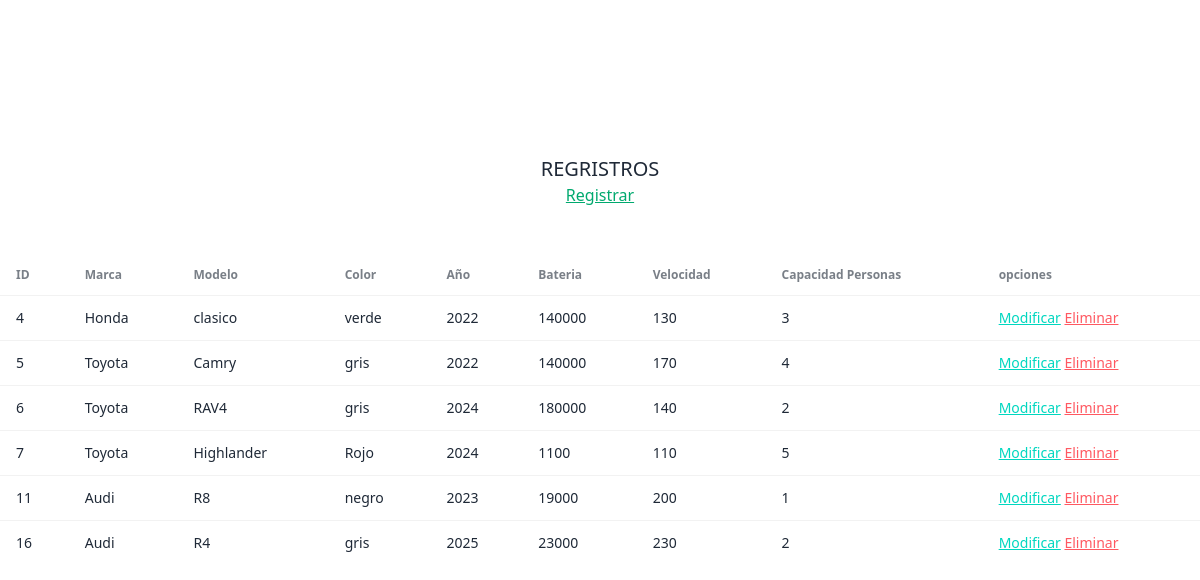
The page / on the database its author committed.
### tables this page shows
CREATE TABLE `vehiculos` (
  `id` int(10) NOT NULL,
  `marca` varchar(50) NOT NULL,
  `modelo` varchar(50) NOT NULL,
  `color` varchar(50) NOT NULL,
  `año` varchar(4) NOT NULL,
  `bateria` int(10) NOT NULL,
  `velocidad` int(3) NOT NULL,
  `capacidad` int(2) NOT NULL
);

### conf/conf.php (called while the page is built, shortened)
<?php
class ConnectionBD {
    private $servidor;
    private $usuario;
    private $contraseña;
    private $db;
    public function __construct($servidor, $usuario, $contraseña, $db){
        $this->servidor = $servidor;
        $this->usuario = $usuario;
        $this->contraseña = $contraseña;
        $this->db = $db;
    }
    public function conectar(){
        $this->conexion = new mysqli($this->servidor, $this->usuario, $this->contraseña, $this->db);
    }
}
$conexion = new ConnectionBD('localhost','root','','concensionario');

### datos.php (called while the page is built, shortened)
<?php
include_once('conf/conf.php');
class Concensionario{
    public $conexion;
    public function __construct($conexion){
        $this->conexion = $conexion;
    }
    public function select(){
        $consulta_select = 'SELECT * FROM vehiculos';
        $ejecutar_consultas = $this->conexion->conexion->query($consulta_select);
        return $ejecutar_consultas->fetch_all(MYSQLI_ASSOC);
    }
}
$concensionario = new Concensionario($conexion);

### index.php (the view, shortened to what this page needs)
<!DOCTYPE html>
<html lang="en">
<head>
    <link rel="stylesheet" href="style.css">
    <link href="https://cdn.jsdelivr.net/npm/daisyui@4.10.2/dist/full.min.css" rel="stylesheet" type="text/css" />
    <script src="https://cdn.tailwindcss.com"></script>
</head>
<body>
    <h1 class="text-xl">REGRISTROS</h1>
    <a href="./registro.php" class="link link-success">Registrar</a>
    <table border="1" class="table">
        <thead>
            <tr>
                <th>ID</th><br><br>
                <th>Marca</th>
                <th>Modelo</th>
                <th>Color</th>
                <th>Año</th>
                <th>Bateria</th>
                <th>Velocidad</th>
                <th>Capacidad Personas</th>
                <th>opciones</th>
            </tr>
        </thead>
        <tbody>
            <?php
            include_once('datos.php');
            $registros = $concensionario->select();
            foreach  ($registros as $filas){
                echo"<tr>";
                    echo"<td>{$filas['id']}";
                    echo"<td>{$filas['marca']}";
                    echo"<td>{$filas['modelo']}";
                    echo"<td>{$filas['color']}";
                    echo"<td>{$filas['año']}";
                    echo"<td>{$filas['bateria']}";
                    echo"<td>{$filas['velocidad']}";
                    echo"<td>{$filas['capacidad']}";
                    echo"<td><a href='modificacion.php?id={$filas['id']}'  class='link link-accent'>Modificar</a> <a href='datos.php?iddelete={$filas['id']}&banderaE=3' class='link link-error'>Eliminar</a></td>";
                echo"</tr>";
            }
            ?>
        </tbody>
    </table>
</body>
</html>

### style.css (style rules this page uses)
body { display: flex; justify-content: center; align-items: center; height: 90vh; flex-direction: column; }

### rows shown on the page
vehiculos: id "4", marca "Honda", modelo "clasico", color "verde", año "2022", bateria "140000", velocidad "130", capacidad "3"
vehiculos: id "5", marca "Toyota", modelo "Camry", color "gris", año "2022", bateria "140000", velocidad "170", capacidad "4"
vehiculos: id "6", marca "Toyota", modelo "RAV4", color "gris", año "2024", bateria "180000", velocidad "140", capacidad "2"
vehiculos: id "7", marca "Toyota", modelo "Highlander", color "Rojo", año "2024", bateria "1100", velocidad "110", capacidad "5"
vehiculos: id "11", marca "Audi", modelo "R8", color "negro", año "2023", bateria "19000", velocidad "200", capacidad "1"
vehiculos: id "16", marca "Audi", modelo "R4", color "gris", año "2025", bateria "23000", velocidad "230", capacidad "2"
